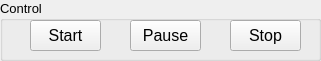
         <widget class="QGroupBox" name="groupBox_control">
          <property name="enabled">
           <bool>true</bool>
          </property>
          <property name="geometry">
           <rect>
            <x>10</x>
            <y>560</y>
            <width>321</width>
            <height>61</height>
           </rect>
          </property>
          <property name="font">
           <font>
            <pointsize>10</pointsize>
           </font>
          </property>
          <property name="title">
           <string>Control</string>
          </property>
          <widget class="QPushButton" name="pushButton_Start">
           <property name="geometry">
            <rect>
             <x>30</x>
             <y>20</y>
             <width>71</width>
             <height>31</height>
            </rect>
           </property>
           <property name="font">
            <font>
             <pointsize>12</pointsize>
            </font>
           </property>
           <property name="text">
            <string>Start</string>
           </property>
          </widget>
          <widget class="QPushButton" name="pushButton_Pause">
           <property name="geometry">
            <rect>
             <x>130</x>
             <y>20</y>
             <width>71</width>
             <height>31</height>
            </rect>
           </property>
           <property name="font">
            <font>
             <pointsize>12</pointsize>
            </font>
           </property>
           <property name="text">
            <string>Pause</string>
           </property>
          </widget>
          <widget class="QPushButton" name="pushButton_Stop">
           <property name="geometry">
            <rect>
             <x>230</x>
             <y>20</y>
             <width>71</width>
             <height>31</height>
            </rect>
           </property>
           <property name="font">
            <font>
             <pointsize>12</pointsize>
            </font>
           </property>
           <property name="text">
            <string>Stop</string>
           </property>
          </widget>
         </widget>
